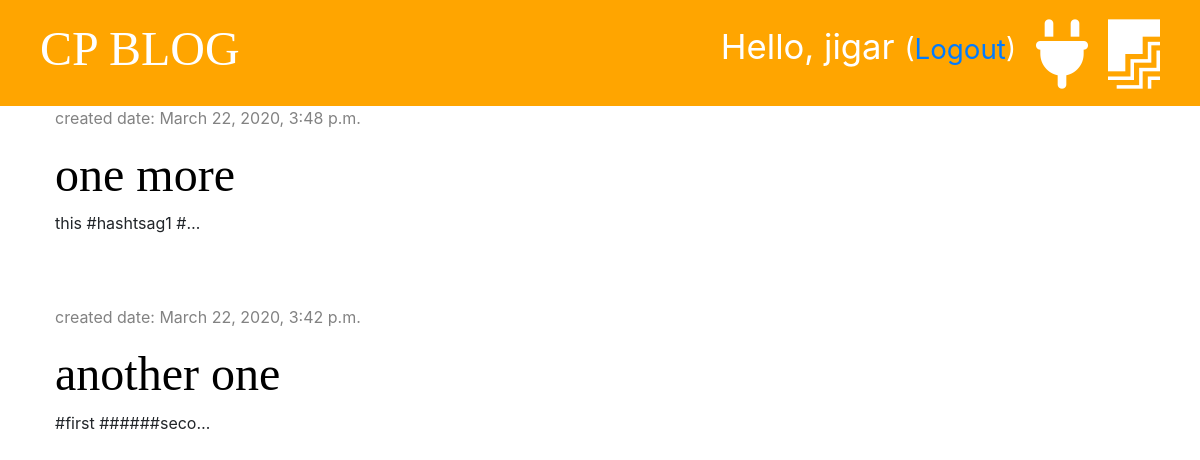
The page /drafts/ (signed in) on the database as committed earlier.
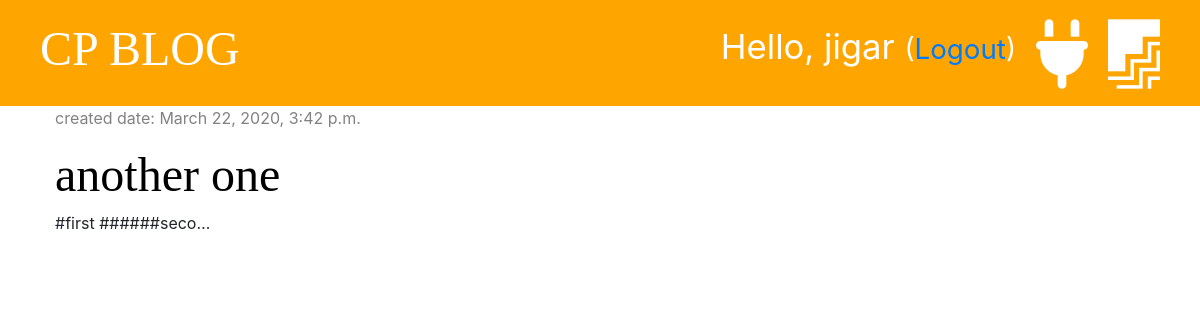
The same page on the database as committed later.
### blog/models.py (models this page shows, shortened)
class Post(models.Model):
    author = models.ForeignKey('auth.User', on_delete=models.CASCADE)
    title = models.CharField(max_length=200)
    text = models.TextField()
    created_date = models.DateTimeField(default=timezone.now)
    published_date = models.DateTimeField(blank=True, null=True)

### blog/views.py (the view)
# urls.py: path('drafts/', views.post_draft_list, name='post_draft_list'),
@login_required()
def post_draft_list(request):
    posts = Post.objects.filter(published_date__isnull=True).order_by('-created_date')
    stuff_for_frontend = {'posts': posts}
    return render(request, 'blog/post_draft_list.html', stuff_for_frontend)

### blog/templates/blog/post_draft_list.html (shortened to what this page needs)
{% extends 'blog/base.html' %}
{% block content %}
    {% for post in posts %}
        <div class="post">
            <p class="date">created date: {{ post.created_date }}</p>
            <h1><a href="{% url 'post_detail' pk=post.pk %}"> {{ post.title }} </a></h1>
            <p>{{ post.text|truncatechars:20 }}</p>
        </div>
    {% endfor %}
{% endblock %}

Rows that differ between the two databases and show on the page:
removed Post: created_date "March 22, 2020, 3:48 p.m.", title "one more", text "this #hashtsag1 #…"
